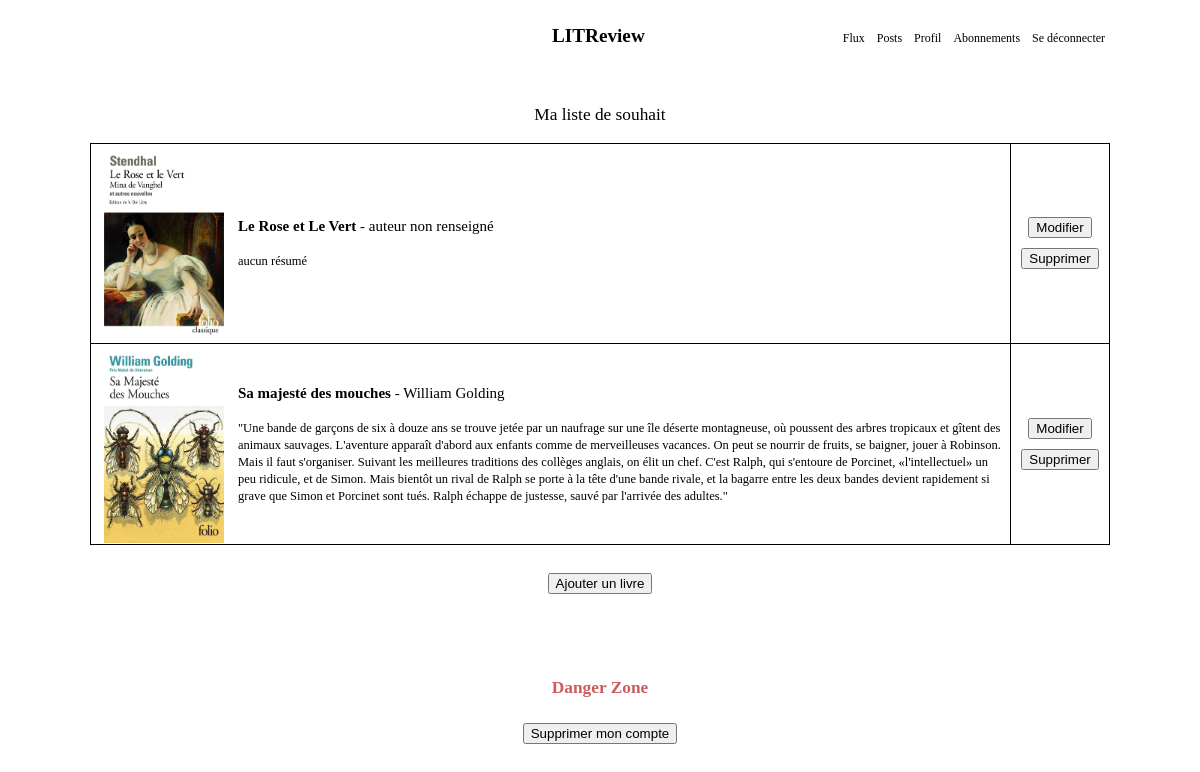
/profil/ (signed in), run on an earlier commit of the app's database.
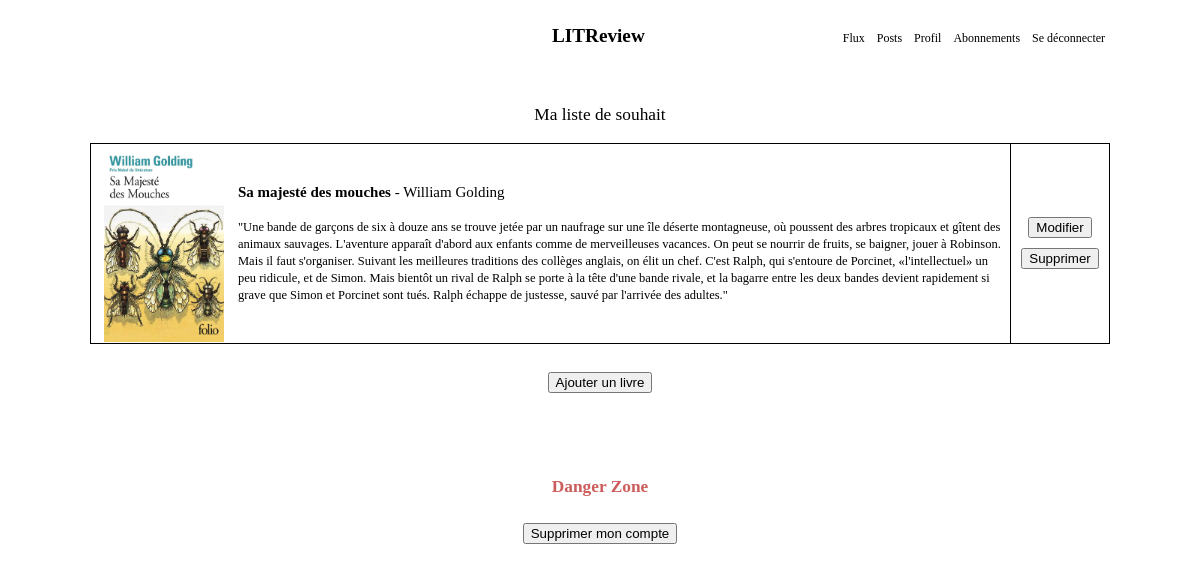
And on a later commit of the database.
### profil/models.py (models this page shows)
class Book(models.Model):
	title = models.CharField(max_length=128)
	author = models.CharField(max_length=128)
	summary = models.TextField(max_length=2048, blank=True)
	image = models.ImageField(null=True, blank=True, upload_to="images/")
	user = models.ForeignKey(to=settings.AUTH_USER_MODEL, on_delete=models.CASCADE)
	ticket_id = models.IntegerField(blank=True, null=True)
	time_created = models.DateTimeField(auto_now_add=True)

### profil/views.py (the view)
# urls.py: path("profil/", include("profil.urls")),
@login_required
def profil(request):
	books = Book.objects.filter(user=request.user).order_by('-time_created')
	if books:
		return render(request, 'profil/profil.html', {'books': books})
	else:
		message = "Vous n'avez pas encore de livre dans votre list de souhait"
		return render(request, 'profil/profil.html', {'message': message})

### templates/profil/profil.html
{% extends '../navigation.html' %}
{% block profil %}
<head>
  {% load static %}
  <link rel="stylesheet" type="text/css" href="{% static 'profil/style.css' %}">
</head>
<p class="headline">Ma liste de souhait</p>
{% if books %}
	<table class="wishtable">
		{% for book in books %}
		<tr>
			<td class="td-content td-image"><img class="cover" src="{{ MEDIA_URL }}{{ book.image }}"></td>
			<td class="td-content"><p><strong>{{ book.title }}</strong> - {{ book.author }}<br><br>
				<small>{{ book.summary }}</small>
			</p></td>
			<td class="td-button">
				<button name="update_book_button" onclick="window.location='{% url 'update_book' book.id %}'">Modifier</button>
				<button name="delete_book_button" onclick="window.location='{% url 'unlisted' book.id %}'">Supprimer</button>
			</td>
		</tr>
		{% endfor %}
	</table>
	{% else %}
		<p class="headline">{{ message }}</p>
	{% endif %}
	<div class="button-block book-block">
		<button class="button" name="add_book_button" onclick="window.location='{% url 'listed' %}'">Ajouter un livre</button>
	</div>
	<p class="headline danger">Danger Zone</p>
	<div class="button-block danger-block">
		<button class="button" name="delete_user_button" onclick="window.location='{% url 'erase_user' %}'">Supprimer mon compte</button>
	</div>
{% endblock %}

What changed in the data, as far as the page shows it:
removed Book: image (picture), title "Le Rose et Le Vert", author "auteur non renseigné", summary "aucun résumé"
